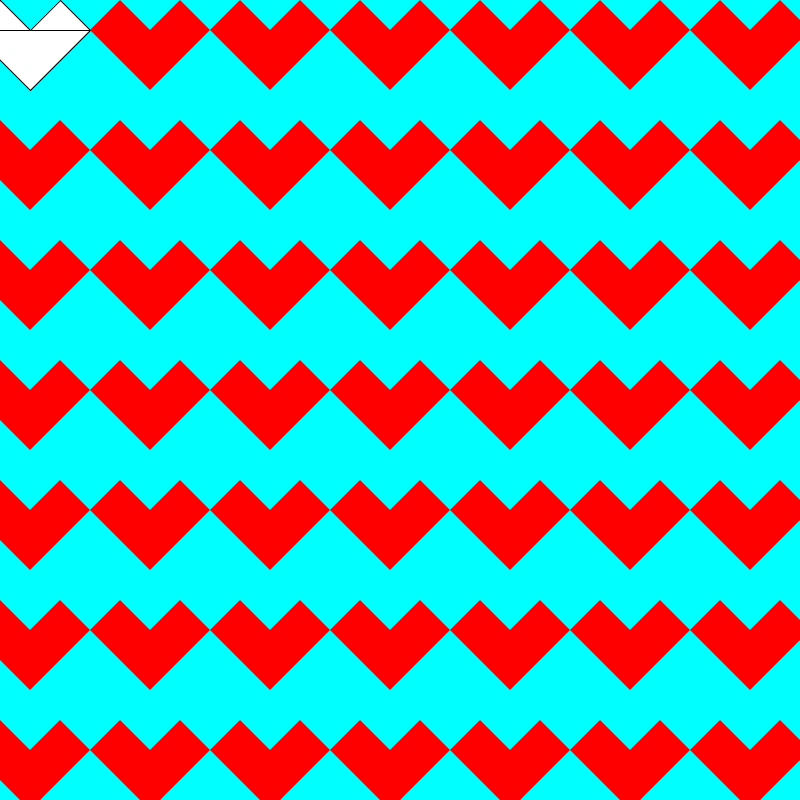
Frame 1 (no input)
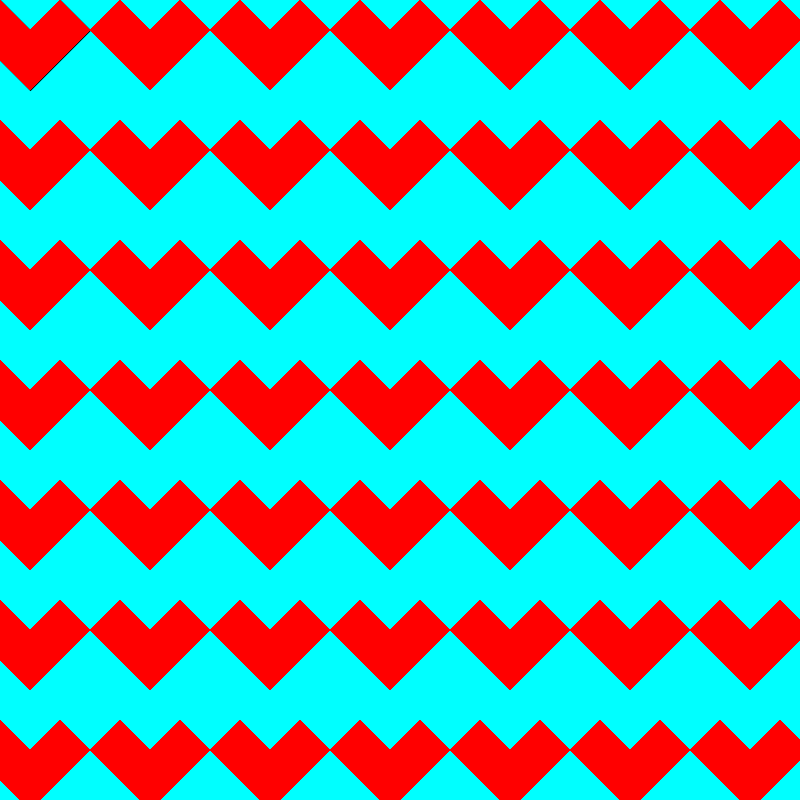
Frame 60 (the mouse pressed at the canvas centre just before this capture)
Frame 120 (the mouse held since frame 60 and released just before this capture): identical to frame 60, image omitted

The Processing sketch that drew these frames (run headless with seeded random() and noise(); from frame 60 on, the mouse is pressed at the canvas centre):

// Processing sketch: processing_165294
// ── processing_165294.pde

void setup()
{
  size(800,800);
  background(0,255,255);
}

void draw()
{
  for(int y=0; y<=height*2; y+=120){
    for (int x= 0; x<=width*2; x+=120) {
      
triangle(x,y,x-30,y+30,x+30,y+30);
triangle(x+60,y,x+30,y+30,x+90,y+30);
triangle(x-30,y+30,x+30,y+90,x+90,y+30);
fill(255,0,0);
noStroke();
  

  }
}
}
